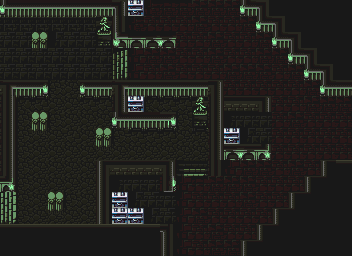

This game map was drawn from its Tiled (.tmx) file and the tilesets committed beside it. A one-line description and the trimmed map source follow:
An orthogonal 22x16 tile map with 16x16 px tiles, 9 tile layers (Tile Layer 1, Map Change 0, Map Change 1, Map Change 2, ...).

<map version="1.10" tiledversion="1.11.2" orientation="orthogonal" renderorder="right-down" width="22" height="16" tilewidth="16" tileheight="16" infinite="0" nextlayerid="10" nextobjectid="1">
 <tileset firstgid="1" name="01000301" tilewidth="16" tileheight="16" tilecount="1024" columns="32">
  <image source="01000301.png" trans="ffffff" width="512" height="512" />
 </tileset>
 <layer id="1" name="Tile Layer 1" width="22" height="16">
  <properties>
   <property name="Anims1" value="0x9C" />
   <property name="Anims2" value="0" />
   <property name="ChapterID" value="0x1" />
   <property name="Main" value="" />
   <property name="MapChangesID" value="0x9" />
   <property name="MapID" value="0x8" />
   <property name="ObjectType" value="0x5" />
   <property name="PaletteID" value="0x9" />
   <property name="TileConfig" value="0x5" />
  </properties>
  <data>[352 cells, 352 non-empty, 60 distinct tile ids]</data>
 </layer>
 <layer id="2" name="Map Change 0" width="22" height="16">
  <properties>
   <property name="Height" value="1" />
   <property name="ID" value="0" />
   <property name="Width" value="1" />
   <property name="X" value="8" />
   <property name="Y" value="0" />
  </properties>
  <data>[352 cells, 1 non-empty, 1 distinct tile ids]</data>
 </layer>
 <layer id="3" name="Map Change 1" width="22" height="16">
  <properties>
   <property name="Height" value="1" />
   <property name="ID" value="1" />
   <property name="Width" value="1" />
   <property name="X" value="8" />
   <property name="Y" value="6" />
  </properties>
  <data>[352 cells, 1 non-empty, 1 distinct tile ids]</data>
 </layer>
 <layer id="4" name="Map Change 2" width="22" height="16">
  <properties>
   <property name="Height" value="2" />
   <property name="ID" value="2" />
   <property name="Width" value="1" />
   <property name="X" value="16" />
   <property name="Y" value="7" />
  </properties>
  <data>[352 cells, 2 non-empty, 2 distinct tile ids]</data>
 </layer>
 <layer id="5" name="Map Change 3" width="22" height="16">
  <properties>
   <property name="Height" value="1" />
   <property name="ID" value="3" />
   <property name="Width" value="1" />
   <property name="X" value="14" />
   <property name="Y" value="8" />
  </properties>
  <data>[352 cells, 1 non-empty, 1 distinct tile ids]</data>
 </layer>
 <layer id="6" name="Map Change 4" width="22" height="16">
  <properties>
   <property name="Height" value="1" />
   <property name="ID" value="4" />
   <property name="Width" value="1" />
   <property name="X" value="7" />
   <property name="Y" value="12" />
  </properties>
  <data>[352 cells, 1 non-empty, 1 distinct tile ids]</data>
 </layer>
 <layer id="7" name="Map Change 5" width="22" height="16">
  <properties>
   <property name="Height" value="2" />
   <property name="ID" value="5" />
   <property name="Width" value="1" />
   <property name="X" value="10" />
   <property name="Y" value="12" />
  </properties>
  <data>[352 cells, 2 non-empty, 2 distinct tile ids]</data>
 </layer>
 <layer id="8" name="Map Change 6" width="22" height="16">
  <properties>
   <property name="Height" value="1" />
   <property name="ID" value="6" />
   <property name="Width" value="1" />
   <property name="X" value="7" />
   <property name="Y" value="13" />
  </properties>
  <data>[352 cells, 1 non-empty, 1 distinct tile ids]</data>
 </layer>
 <layer id="9" name="Map Change 7" width="22" height="16">
  <properties>
   <property name="Height" value="1" />
   <property name="ID" value="7" />
   <property name="Width" value="1" />
   <property name="X" value="8" />
   <property name="Y" value="13" />
  </properties>
  <data>[352 cells, 1 non-empty, 1 distinct tile ids]</data>
 </layer>
</map>
